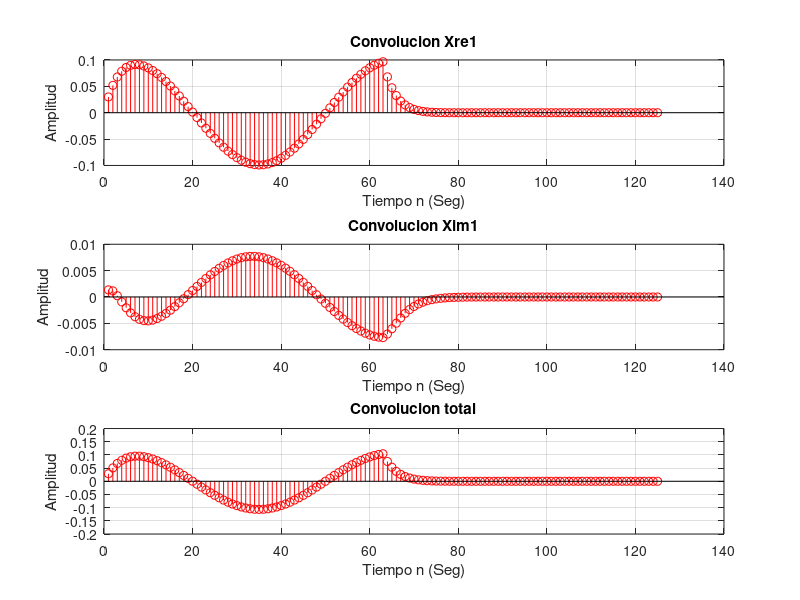

The MATLAB source for this figure:
#Determine la parte real e imaginaria de la secuencia
#de la secuencia resultante de la convolucion de dos 
#secuencias complejas
#x[n] = x1[n] + jx2[n] e y[n] = y1[n] + jy2[n]

clear;clc;clf;
modA =4;
faseA=pi/3;
moda=1 ;
modb=0.5;
modc=2;
fasea=pi/15;
n0=9;n1=40;
n =n0:0.5:n1;
x1=(modA).*(moda.^n).*(cos((fasea*n)+faseA)+j*sin((fasea*n)+faseA))
x2=(modA).*(modb.^n).*(cos((fasea*n)+faseA)+j*sin((fasea*n)+faseA));
x3=(modA).*(modc.^n).*(cos((fasea*n)+faseA)+j*sin((fasea*n)+faseA));

#Real 
Xre1 = (modA) .* (moda .^n) .* cos(fasea*n+faseA);
Xre2 = (modA) .* (modb .^n) .* cos(fasea*n+faseA);
Xre3 = (modA) .* (modc .^n) .* cos(fasea*n+faseA);

#Imaginario
Xim1 = (modA) .* (moda .^n) .* sin(fasea*n+faseA);
Xim2 = (modA) .* (modb .^n) .* sin(fasea*n+faseA);
Xim3 = (modA) .* (modc .^n) .* sin(fasea*n+faseA);

Wre1 = conv (Xre1, Xre2);
Wre2 = conv (Xre2, Xre3);
Wre3 = conv (Xre1, Xre3);

Wim1 = conv (Xim1, Xim2);
Wim2 = conv (Xim2, Xim3);
Wim3 = conv (Xim1, Xim3);

#Convolucion 1:Reales
subplot (3, 1, 1);
stem (Wre1, 'r');
grid;
xlabel('Tiempo n (Seg)'); ylabel('Amplitud');
title('Convolucion Xre1');

subplot (3, 1, 2);
stem (Wim1, 'r');
grid;
xlabel('Tiempo n (Seg)'); ylabel('Amplitud');
title('Convolucion Xim1');

w = conv (x1, x2)
subplot (3, 1, 3);
stem (w, 'r');
grid;
xlabel('Tiempo n (Seg)'); ylabel('Amplitud');
title ('Convolucion total')